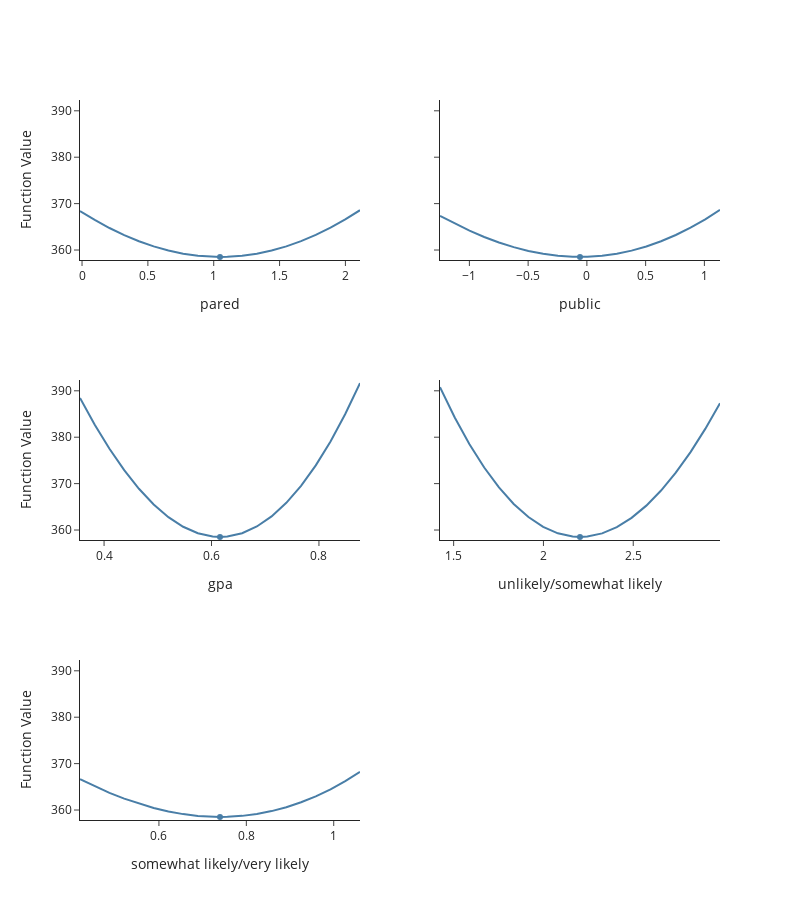

The notebook cell saved with this chart:
### Code cell
factor = np.array([4, 4, 1, 1, 4.])
lb = mean - factor * sds
ub = mean + factor * sds

em.slice_plot(
    func=nloglike, 
    params=res_log.params, 
    lower_bounds=lb, 
    upper_bounds=ub,
    # share_y=False,
)

### Figure 1 — Plotly figure (JSON) as saved in the notebook; plotly's stock layout.template omitted (floating-point values rounded to 4 significant figures)
{"data": [{"hovertemplate": "Parameter Value=%{x}<br>Function Value=%{y}<extra></extra>", "legendgroup": "", "line": {"color": "#497ea7", "dash": "solid"}, "marker": {"symbol": "circle"}, "mode": "lines", "name": "", "orientation": "v", "showlegend": false, "type": "scatter", "x": [-0.01552, 0.09639, 0.2083, 0.3202, 0.4321, 0.544, 0.6559, 0.7679, 0.8798, 0.9917, 1.048, 1.104, 1.216, 1.327, 1.439, 1.551, 1.663, 1.775, 1.887, 1.999, 2.111], "xaxis": "x", "y": [368.4, 366.5, 364.7, 363.2, 361.9, 360.8, 359.9, 359.2, 358.8, 358.5, 358.5, 358.5, 358.8, 359.2, 359.9, 360.8, 361.9, 363.3, 364.8, 366.6, 368.6], "yaxis": "y"}, {"marker": {"color": "#497ea7"}, "type": "scatter", "x": [1.048], "xaxis": "x", "y": [358.5], "yaxis": "y"}, {"hovertemplate": "Parameter Value=%{x}<br>Function Value=%{y}<extra></extra>", "legendgroup": "", "line": {"color": "#497ea7", "dash": "solid"}, "marker": {"symbol": "circle"}, "mode": "lines", "name": "", "orientation": "v", "showlegend": false, "type": "scatter", "x": [-1.25, -1.125, -0.9992, -0.8738, -0.7484, -0.623, -0.4976, -0.3721, -0.2467, -0.1213, -0.05861, 0.0041, 0.1295, 0.2549, 0.3803, 0.5058, 0.6312, 0.7566, 0.882, 1.007, 1.133], "xaxis": "x2", "y": [367.3, 365.7, 364.2, 362.8, 361.6, 360.6, 359.8, 359.2, 358.8, 358.5, 358.5, 358.5, 358.8, 359.2, 359.9, 360.8, 361.9, 363.2, 364.8, 366.6, 368.6], "yaxis": "y2"}, {"marker": {"color": "#497ea7"}, "showlegend": false, "type": "scatter", "x": [-0.05861], "xaxis": "x2", "y": [358.5], "yaxis": "y2"}, {"hovertemplate": "Parameter Value=%{x}<br>Function Value=%{y}<extra></extra>", "legendgroup": "", "line": {"color": "#497ea7", "dash": "solid"}, "marker": {"symbol": "circle"}, "mode": "lines", "name": "", "orientation": "v", "showlegend": false, "type": "scatter", "x": [0.3552, 0.3826, 0.4101, 0.4375, 0.4649, 0.4924, 0.5198, 0.5472, 0.5747, 0.6021, 0.6158, 0.6295, 0.657, 0.6844, 0.7118, 0.7393, 0.7667, 0.7941, 0.8216, 0.849, 0.8764], "xaxis": "x3", "y": [388.5, 382.7, 377.5, 372.9, 368.9, 365.5, 362.8, 360.7, 359.3, 358.6, 358.5, 358.6, 359.3, 360.8, 362.9, 365.9, 369.5, 373.9, 379.1, 385.0, 391.7], "yaxis": "y3"}, {"marker": {"color": "#497ea7"}, "showlegend": false, "type": "scatter", "x": [0.6158], "xaxis": "x3", "y": [358.5], "yaxis": "y3"}, {"hovertemplate": "Parameter Value=%{x}<br>Function Value=%{y}<extra></extra>", "legendgroup": "", "line": {"color": "#497ea7", "dash": "solid"}, "marker": {"symbol": "circle"}, "mode": "lines", "name": "", "orientation": "v", "showlegend": false, "type": "scatter", "x": [1.424, 1.506, 1.588, 1.67, 1.752, 1.834, 1.916, 1.998, 2.08, 2.163, 2.204, 2.245, 2.327, 2.409, 2.491, 2.573, 2.655, 2.737, 2.819, 2.901, 2.983], "xaxis": "x4", "y": [390.8, 384.3, 378.5, 373.5, 369.2, 365.6, 362.8, 360.7, 359.3, 358.6, 358.5, 358.6, 359.3, 360.6, 362.6, 365.3, 368.5, 372.4, 376.8, 381.8, 387.3], "yaxis": "y4"}, {"marker": {"color": "#497ea7"}, "showlegend": false, "type": "scatter", "x": [2.204], "xaxis": "x4", "y": [358.5], "yaxis": "y4"}, {"hovertemplate": "Parameter Value=%{x}<br>Function Value=%{y}<extra></extra>", "legendgroup": "", "line": {"color": "#497ea7", "dash": "solid"}, "marker": {"symbol": "circle"}, "mode": "lines", "name": "", "orientation": "v", "showlegend": false, "type": "scatter", "x": [0.4194, 0.4531, 0.4868, 0.5206, 0.5543, 0.588, 0.6217, 0.6554, 0.6892, 0.7229, 0.7398, 0.7566, 0.7903, 0.8241, 0.8578, 0.8915, 0.9252, 0.959, 0.9927, 1.026, 1.06], "xaxis": "x5", "y": [366.7, 365.1, 363.7, 362.4, 361.4, 360.4, 359.7, 359.1, 358.7, 358.5, 358.5, 358.5, 358.7, 359.1, 359.8, 360.6, 361.7, 363.0, 364.5, 366.2, 368.2], "yaxis": "y5"}, {"marker": {"color": "#497ea7"}, "showlegend": false, "type": "scatter", "x": [0.7398], "xaxis": "x5", "y": [358.5], "yaxis": "y5"}], "layout": {"height": 900, "showlegend": false, "width": 800, "xaxis": {"anchor": "y", "domain": [0, 0.4375], "showgrid": false, "title": {"text": "pared"}}, "xaxis2": {"anchor": "y2", "domain": [0.5625, 1], "title": {"text": "public"}}, "xaxis3": {"anchor": "y3", "domain": [0, 0.4375], "title": {"text": "gpa"}}, "xaxis4": {"anchor": "y4", "domain": [0.5625, 1], "title": {"text": "unlikely/somewhat likely"}}, "xaxis5": {"anchor": "y5", "domain": [0, 0.4375], "title": {"text": "somewhat likely/very likely"}}, "xaxis6": {"anchor": "y6", "domain": [0.5625, 1]}, "yaxis": {"anchor": "x", "domain": [0.7778, 1], "range": [357.8, 392.3], "showgrid": false, "title": {"text": "Function Value"}}, "yaxis2": {"anchor": "x2", "domain": [0.7778, 1], "matches": "y", "range": [357.8, 392.3], "showticklabels": false}, "yaxis3": {"anchor": "x3", "domain": [0.3889, 0.6111], "range": [357.8, 392.3], "title": {"text": "Function Value"}}, "yaxis4": {"anchor": "x4", "domain": [0.3889, 0.6111], "matches": "y3", "range": [357.8, 392.3], "showticklabels": false}, "yaxis5": {"anchor": "x5", "domain": [0, 0.2222], "range": [357.8, 392.3], "title": {"text": "Function Value"}}, "yaxis6": {"anchor": "x6", "domain": [0, 0.2222], "matches": "y5", "range": [357.8, 392.3], "showticklabels": false}}}
